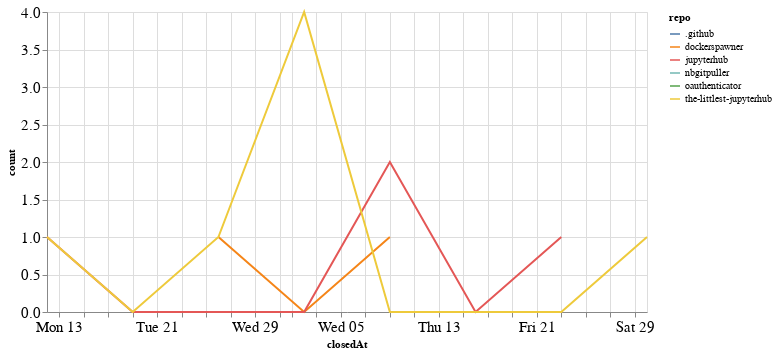

Notebook code cell kept with this figure:
### Code cell
closed_by_time = closed_by.groupby('repo').resample('W', on='closedAt').count()['author'].reset_index()
closed_by_time = closed_by_time.rename(columns={'author': 'count'})

alt.Chart(closed_by_time, width=600).mark_line().encode(
    x='closedAt',
    y='count',
    color='repo',
    tooltip="repo"
)

### Figure 1 — Vega-Lite specification as saved in the notebook (floating-point values rounded to 4 significant figures)
{"config": {"axisLeft": {"labelFontSize": 15}, "axisBottom": {"labelFontSize": 15}}, "data": {"name": "data-f2b808d02c5672b27aac90519187abb7"}, "mark": "line", "encoding": {"color": {"type": "nominal", "field": "repo"}, "tooltip": {"type": "nominal", "field": "repo"}, "x": {"type": "temporal", "field": "closedAt"}, "y": {"type": "quantitative", "field": "count"}}, "width": 600, "$schema": "https://vega.github.io/schema/vega-lite/v4.8.1.json", "datasets": {"data-f2b808d02c5672b27aac90519187abb7": [{"repo": ".github", "closedAt": "2020-08-02T00:00:00", "count": 1}, {"repo": "dockerspawner", "closedAt": "2020-07-26T00:00:00", "count": 1}, {"repo": "dockerspawner", "closedAt": "2020-08-02T00:00:00", "count": 0}, {"repo": "dockerspawner", "closedAt": "2020-08-09T00:00:00", "count": 1}, {"repo": "jupyterhub", "closedAt": "2020-07-12T00:00:00", "count": 1}, {"repo": "jupyterhub", "closedAt": "2020-07-19T00:00:00", "count": 0}, {"repo": "jupyterhub", "closedAt": "2020-07-26T00:00:00", "count": 0}, {"repo": "jupyterhub", "closedAt": "2020-08-02T00:00:00", "count": 0}, {"repo": "jupyterhub", "closedAt": "2020-08-09T00:00:00", "count": 2}, {"repo": "jupyterhub", "closedAt": "2020-08-16T00:00:00", "count": 0}, {"repo": "jupyterhub", "closedAt": "2020-08-23T00:00:00", "count": 1}, {"repo": "nbgitpuller", "closedAt": "2020-07-19T00:00:00", "count": 1}, {"repo": "oauthenticator", "closedAt": "2020-08-02T00:00:00", "count": 1}, {"repo": "the-littlest-jupyterhub", "closedAt": "2020-07-12T00:00:00", "count": 1}, {"repo": "the-littlest-jupyterhub", "closedAt": "2020-07-19T00:00:00", "count": 0}, {"repo": "the-littlest-jupyterhub", "closedAt": "2020-07-26T00:00:00", "count": 1}, {"repo": "the-littlest-jupyterhub", "closedAt": "2020-08-02T00:00:00", "count": 4}, {"repo": "the-littlest-jupyterhub", "closedAt": "2020-08-09T00:00:00", "count": 0}, {"repo": "the-littlest-jupyterhub", "closedAt": "2020-08-16T00:00:00", "count": 0}, {"repo": "the-littlest-jupyterhub", "closedAt": "2020-08-23T00:00:00", "count": 0}, {"repo": "the-littlest-jupyterhub", "closedAt": "2020-08-30T00:00:00", "count": 1}]}}
